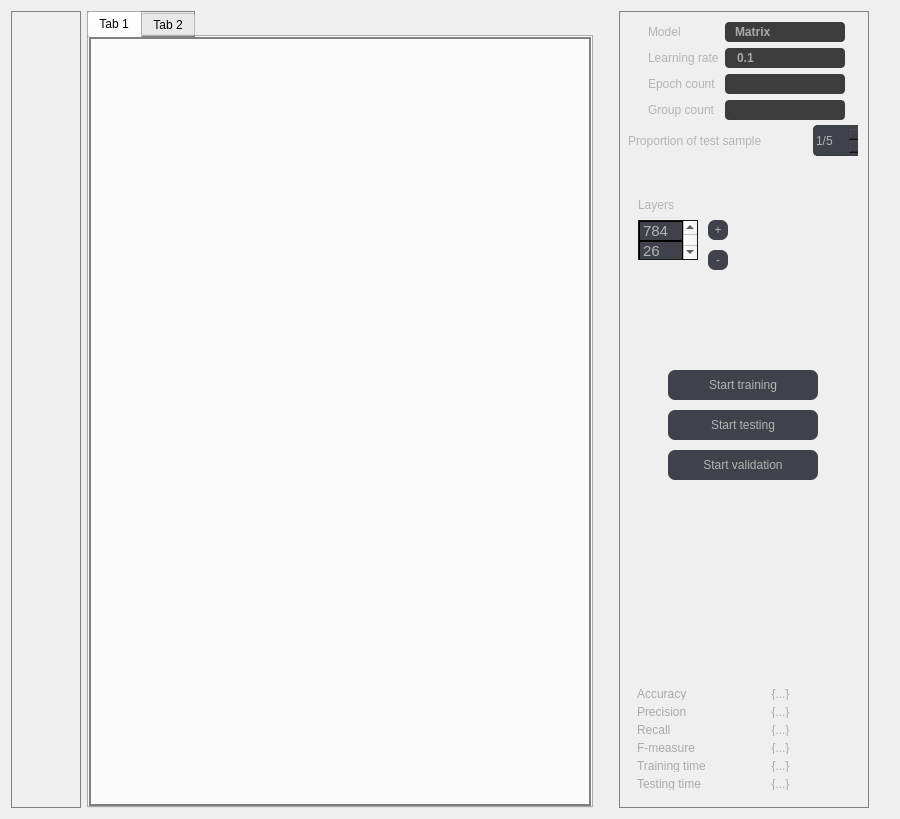
      <widget class="QWidget" name="mainTab">
       <attribute name="title">
        <string>Tab 1</string>
       </attribute>
       <layout class="QGridLayout" name="gridLayout_3">
        <item row="0" column="1" rowspan="3">
         <widget class="QTabWidget" name="tabDisplayWidget">
          <property name="sizePolicy">
           <sizepolicy hsizetype="Expanding" vsizetype="Expanding">
            <horstretch>0</horstretch>
            <verstretch>0</verstretch>
           </sizepolicy>
          </property>
          <property name="minimumSize">
           <size>
            <width>0</width>
            <height>0</height>
           </size>
          </property>
          <property name="maximumSize">
           <size>
            <width>16777215</width>
            <height>16777215</height>
           </size>
          </property>
          <property name="sizeIncrement">
           <size>
            <width>0</width>
            <height>0</height>
           </size>
          </property>
          <property name="focusPolicy">
           <enum>Qt::TabFocus</enum>
          </property>
          <property name="styleSheet">
           <string notr="true">border: 1px solid grey;</string>
          </property>
          <property name="tabShape">
           <enum>QTabWidget::Rounded</enum>
          </property>
          <property name="currentIndex">
           <number>0</number>
          </property>
          <property name="iconSize">
           <size>
            <width>16</width>
            <height>16</height>
           </size>
          </property>
          <property name="elideMode">
           <enum>Qt::ElideNone</enum>
          </property>
          <property name="tabBarAutoHide">
           <bool>false</bool>
          </property>
          <widget class="QWidget" name="graphWidget">
           <property name="sizePolicy">
            <sizepolicy hsizetype="Minimum" vsizetype="Minimum">
             <horstretch>0</horstretch>
             <verstretch>0</verstretch>
            </sizepolicy>
           </property>
           <property name="minimumSize">
            <size>
             <width>500</width>
             <height>525</height>
            </size>
           </property>
           <attribute name="title">
            <string>Tab 1</string>
           </attribute>
          </widget>
          <widget class="QWidget" name="paintWidget">
           <attribute name="title">
            <string>Tab 2</string>
           </attribute>
          </widget>
         </widget>
        </item>
        <item row="0" column="3" rowspan="3">
         <widget class="QWidget" name="mainWidget" native="true">
          <property name="minimumSize">
           <size>
            <width>250</width>
            <height>0</height>
           </size>
          </property>
          <property name="maximumSize">
           <size>
            <width>250</width>
            <height>16777215</height>
           </size>
          </property>
          <property name="styleSheet">
           <string notr="true">QWidget#mainWidget
{
	border: 1px solid grey;
}

QLabel
{
	border: 0px;
	color: #B4B4B4;
}

QLineEdit
{
	background-color: #3C3C3C;
	color: #AAAAAA;
	border-radius: 4px;
	padding-left: 10px;
	font-weight: bold;
}

QSpinBox
{
	color: #B4B4B4;
	background-color: #40424B;
	border: 1px solid #393C46;
	border-radius: 4;
}

QDoubleSpinBox
{
	color: #B4B4B4;
	background-color: #40424B;
	border: 1px solid #393C46;
	border-radius: 4;
}

QPushButton
{
	background-color:  #40424B;
	color: #B4B4B4;
	border: solid;
	border-radius: 6.5;
}

QPushButton::hover
{
	background-color: rgb(78, 80, 89);
}

QPushButton::pressed
{
	background-color:  #40424B;
}

QComboBox 
{
	background-color: #3C3C3C;
	color: #AAAAAA;
	border-radius: 4px;
	padding-left: 10px;
	font-weight: bold;
}

QComboBox::drop-down
{
	border: 0px;
}

QComboBox::down-arrow
{
	image: url(:/resources/images/Icons8_flat_expand.svg.png);
	width: 12px;
	height: 12px;
	margin-right: 15px;
}

QComboBox::hover
{
	border: 0.5px solid #CED4DA;
}
</string>
          </property>
          <layout class="QVBoxLayout" name="verticalLayout">
           <item>
            <widget class="QWidget" name="widget" native="true">
             <property name="sizePolicy">
              <sizepolicy hsizetype="Preferred" vsizetype="Preferred">
               <horstretch>0</horstretch>
               <verstretch>0</verstretch>
              </sizepolicy>
             </property>
             <property name="minimumSize">
              <size>
               <width>230</width>
               <height>470</height>
              </size>
             </property>
             <property name="maximumSize">
              <size>
               <width>230</width>
               <height>470</height>
              </size>
             </property>
             <property name="styleSheet">
              <string notr="true"/>
             </property>
             <widget class="QLabel" name="labelLayers">
              <property name="geometry">
               <rect>
                <x>10</x>
                <y>170</y>
                <width>44</width>
                <height>29</height>
               </rect>
              </property>
              <property name="styleSheet">
               <string notr="true"/>
              </property>
              <property name="text">
               <string>Layers</string>
              </property>
             </widget>
             <widget class="QListWidget" name="layersListWidget">
              <property name="geometry">
               <rect>
                <x>10</x>
                <y>200</y>
                <width>60</width>
                <height>40</height>
               </rect>
              </property>
              <property name="minimumSize">
               <size>
                <width>30</width>
                <height>40</height>
               </size>
              </property>
              <property name="maximumSize">
               <size>
                <width>60</width>
                <height>135</height>
               </size>
              </property>
              <property name="palette">
               <palette>
                <active>
                 <colorrole role="Button">
                  <brush brushstyle="SolidPattern">
                   <color alpha="255">
                    <red>30</red>
                    <green>30</green>
                    <blue>30</blue>
                   </color>
                  </brush>
                 </colorrole>
                 <colorrole role="Base">
                  <brush brushstyle="SolidPattern">
                   <color alpha="255">
                    <red>30</red>
                    <green>30</green>
                    <blue>30</blue>
                   </color>
                  </brush>
                 </colorrole>
                 <colorrole role="Window">
                  <brush brushstyle="SolidPattern">
                   <color alpha="255">
                    <red>30</red>
                    <green>30</green>
                    <blue>30</blue>
                   </color>
                  </brush>
                 </colorrole>
                </active>
                <inactive>
                 <colorrole role="Button">
                  <brush brushstyle="SolidPattern">
                   <color alpha="255">
                    <red>30</red>
                    <green>30</green>
                    <blue>30</blue>
                   </color>
                  </brush>
                 </colorrole>
                 <colorrole role="Base">
                  <brush brushstyle="SolidPattern">
                   <color alpha="255">
                    <red>30</red>
                    <green>30</green>
                    <blue>30</blue>
                   </color>
                  </brush>
                 </colorrole>
                 <colorrole role="Window">
                  <brush brushstyle="SolidPattern">
                   <color alpha="255">
                    <red>30</red>
                    <green>30</green>
                    <blue>30</blue>
                   </color>
                  </brush>
                 </colorrole>
                </inactive>
                <disabled>
                 <colorrole role="Button">
                  <brush brushstyle="SolidPattern">
                   <color alpha="255">
                    <red>30</red>
                    <green>30</green>
                    <blue>30</blue>
                   </color>
                  </brush>
                 </colorrole>
                 <colorrole role="Base">
                  <brush brushstyle="SolidPattern">
                   <color alpha="255">
                    <red>30</red>
                    <green>30</green>
                    <blue>30</blue>
                   </color>
                  </brush>
                 </colorrole>
                 <colorrole role="Window">
                  <brush brushstyle="SolidPattern">
                   <color alpha="255">
                    <red>30</red>
                    <green>30</green>
                    <blue>30</blue>
                   </color>
                  </brush>
                 </colorrole>
                </disabled>
               </palette>
              </property>
              <property name="font">
               <font>
                <pointsize>11</pointsize>
               </font>
              </property>
              <property name="styleSheet">
               <string notr="true">QListWidget::item
{
	border: 1px solid black;
	background-color:  #40424B;
	color: #B4B4B4;
}

QListWidget::item::hover
{
	background-color: rgb(78, 80, 89);
	color: #B4B4B4;
}

QListWidget::item::selected
{
	background-color: rgb(105, 107, 118);
	color: #B4B4B4;
}
</string>
              </property>
              <item>
               <property name="text">
                <string>784</string>
               </property>
               <property name="font">
                <font>
                 <italic>false</italic>
                 <kerning>true</kerning>
                </font>
               </property>
              </item>
              <item>
               <property name="text">
                <string>26</string>
               </property>
              </item>
             </widget>
             <widget class="QWidget" name="layoutWidget">
              <property name="geometry">
               <rect>
                <x>0</x>
                <y>0</y>
                <width>231</width>
                <height>101</height>
               </rect>
              </property>
              <layout class="QFormLayout" name="formLayout_3">
               <property name="labelAlignment">
                <set>Qt::AlignLeading|Qt::AlignLeft|Qt::AlignVCenter</set>
               </property>
               <property name="formAlignment">
                <set>Qt::AlignCenter</set>
               </property>
               <item row="0" column="0">
                <widget class="QLabel" name="labelModelSelection">
                 <property name="styleSheet">
                  <string notr="true"/>
                 </property>
                 <property name="text">
                  <string>Model</string>
                 </property>
                </widget>
               </item>
               <item row="0" column="1">
                <widget class="QComboBox" name="modelType">
                 <property name="minimumSize">
                  <size>
                   <width>120</width>
                   <height>20</height>
                  </size>
                 </property>
                 <property name="maximumSize">
                  <size>
                   <width>120</width>
                   <height>20</height>
                  </size>
                 </property>
                 <property name="font">
                  <font>
                   <pointsize>9</pointsize>
                   <bold>true</bold>
                  </font>
                 </property>
                 <property name="styleSheet">
                  <string notr="true"/>
                 </property>
                 <item>
                  <property name="text">
                   <string>Matrix</string>
                  </property>
                 </item>
                 <item>
                  <property name="text">
                   <string>Graph</string>
                  </property>
                 </item>
                </widget>
               </item>
               <item row="1" column="0">
                <widget class="QLabel" name="labelLearningRateMain">
                 <property name="maximumSize">
                  <size>
                   <width>16777215</width>
                   <height>16777215</height>
                  </size>
                 </property>
                 <property name="styleSheet">
                  <string notr="true"/>
                 </property>
                 <property name="text">
                  <string>Learning rate</string>
                 </property>
                </widget>
               </item>
               <item row="1" column="1">
                <widget class="QLineEdit" name="learningRate">
                 <property name="sizePolicy">
                  <sizepolicy hsizetype="Expanding" vsizetype="Fixed">
                   <horstretch>0</horstretch>
                   <verstretch>0</verstretch>
                  </sizepolicy>
                 </property>
                 <property name="minimumSize">
                  <size>
                   <width>120</width>
                   <height>20</height>
                  </size>
                 </property>
                 <property name="maximumSize">
                  <size>
                   <width>120</width>
                   <height>20</height>
                  </size>
                 </property>
                 <property name="font">
                  <font>
                   <pointsize>9</pointsize>
                   <bold>true</bold>
                  </font>
                 </property>
                 <property name="text">
                  <string>0.1</string>
                 </property>
                </widget>
               </item>
               <item row="2" column="0">
                <widget class="QLabel" name="labelNumberOfEpochs">
                 <property name="minimumSize">
                  <size>
                   <width>0</width>
                   <height>0</height>
                  </size>
                 </property>
                 <property name="maximumSize">
                  <size>
                   <width>16666</width>
                   <height>16666</height>
                  </size>
                 </property>
                 <property name="styleSheet">
                  <string notr="true"/>
                 </property>
                 <property name="text">
                  <string>Epoch count</string>
                 </property>
                </widget>
               </item>
               <item row="3" column="0">
                <widget class="QLabel" name="labelNumberOfGroups">
                 <property name="minimumSize">
                  <size>
                   <width>0</width>
                   <height>0</height>
                  </size>
                 </property>
                 <property name="styleSheet">
                  <string notr="true"/>
                 </property>
                 <property name="text">
                  <string>Group count</string>
                 </property>
                </widget>
               </item>
               <item row="2" column="1">
                <widget class="QLineEdit" name="numberOfEpochs">
                 <property name="sizePolicy">
                  <sizepolicy hsizetype="Expanding" vsizetype="Fixed">
                   <horstretch>0</horstretch>
                   <verstretch>0</verstretch>
                  </sizepolicy>
                 </property>
                 <property name="minimumSize">
                  <size>
                   <width>120</width>
                   <height>20</height>
                  </size>
                 </property>
                 <property name="maximumSize">
                  <size>
                   <width>120</width>
                   <height>20</height>
                  </size>
                 </property>
                 <property name="font">
                  <font>
                   <pointsize>9</pointsize>
                   <bold>true</bold>
                  </font>
                 </property>
                </widget>
               </item>
               <item row="3" column="1">
                <widget class="QLineEdit" name="numberOfGroups">
                 <property name="minimumSize">
                  <size>
                   <width>120</width>
                   <height>20</height>
                  </size>
                 </property>
                 <property name="maximumSize">
                  <size>
                   <width>120</width>
                   <height>20</height>
                  </size>
                 </property>
                 <property name="font">
                  <font>
                   <pointsize>9</pointsize>
                   <bold>true</bold>
                  </font>
                 </property>
                </widget>
               </item>
              </layout>
             </widget>
             <widget class="QPushButton" name="addLayerButton">
              <property name="geometry">
               <rect>
                <x>80</x>
                <y>200</y>
                <width>20</width>
                <height>20</height>
               </rect>
              </property>
              <property name="sizePolicy">
               <sizepolicy hsizetype="Minimum" vsizetype="Minimum">
                <horstretch>0</horstretch>
                <verstretch>0</verstretch>
               </sizepolicy>
              </property>
              <property name="minimumSize">
               <size>
                <width>20</width>
                <height>20</height>
               </size>
              </property>
              <property name="maximumSize">
               <size>
                <width>20</width>
                <height>20</height>
               </size>
              </property>
              <property name="text">
               <string>+</string>
              </property>
             </widget>
             <widget class="QPushButton" name="removeLayerButton">
              <property name="geometry">
               <rect>
                <x>80</x>
                <y>230</y>
                <width>20</width>
                <height>20</height>
               </rect>
              </property>
              <property name="sizePolicy">
               <sizepolicy hsizetype="Minimum" vsizetype="Minimum">
                <horstretch>0</horstretch>
                <verstretch>0</verstretch>
               </sizepolicy>
              </property>
              <property name="minimumSize">
               <size>
                <width>20</width>
                <height>20</height>
               </size>
              </property>
              <property name="maximumSize">
               <size>
                <width>20</width>
                <height>20</height>
               </size>
              </property>
              <property name="text">
               <string>-</string>
              </property>
             </widget>
             <widget class="QLabel" name="labelProportion">
              <property name="geometry">
               <rect>
                <x>0</x>
                <y>110</y>
                <width>181</width>
                <height>21</height>
               </rect>
              </property>
              <property name="text">
               <string>Proportion of test sample</string>
              </property>
             </widget>
             <widget class="QSpinBox" name="datasetProportion">
              <property name="geometry">
               <rect>
                <x>185</x>
                <y>105</y>
                <width>51</width>
                <height>31</height>
               </rect>
              </property>
              <property name="inputMethodHints">
               <set>Qt::ImhDigitsOnly</set>
              </property>
              <property name="readOnly">
               <bool>false</bool>
              </property>
              <property name="suffix">
               <string/>
              </property>
              <property name="prefix">
               <string>1/</string>
              </property>
              <property name="minimum">
               <number>5</number>
              </property>
              <property name="maximum">
               <number>100</number>
              </property>
              <property name="value">
               <number>5</number>
              </property>
             </widget>
             <widget class="QPushButton" name="startCrossValidationButton">
              <property name="geometry">
               <rect>
                <x>40</x>
                <y>430</y>
                <width>150</width>
                <height>30</height>
               </rect>
              </property>
              <property name="minimumSize">
               <size>
                <width>150</width>
                <height>30</height>
               </size>
              </property>
              <property name="maximumSize">
               <size>
                <width>150</width>
                <height>30</height>
               </size>
              </property>
              <property name="styleSheet">
               <string notr="true"/>
              </property>
              <property name="text">
               <string>Start validation</string>
              </property>
             </widget>
             <widget class="QPushButton" name="startTrainingButton">
              <property name="geometry">
               <rect>
                <x>40</x>
                <y>350</y>
                <width>150</width>
                <height>30</height>
               </rect>
              </property>
              <property name="minimumSize">
               <size>
                <width>150</width>
                <height>30</height>
               </size>
              </property>
              <property name="maximumSize">
               <size>
                <width>150</width>
                <height>30</height>
               </size>
              </property>
              <property name="styleSheet">
               <string notr="true"/>
              </property>
              <property name="text">
               <string>Start training</string>
              </property>
             </widget>
             <widget class="QPushButton" name="startTestButton">
              <property name="geometry">
               <rect>
                <x>40</x>
                <y>390</y>
                <width>150</width>
                <height>30</height>
               </rect>
              </property>
              <property name="minimumSize">
               <size>
                <width>150</width>
                <height>30</height>
               </size>
              </property>
              <property name="maximumSize">
               <size>
                <width>150</width>
                <height>30</height>
               </size>
              </property>
              <property name="styleSheet">
               <string notr="true"/>
              </property>
              <property name="text">
               <string>Start testing</string>
              </property>
             </widget>
            </widget>
           </item>
           <item>
            <spacer name="verticalSpacer">
             <property name="orientation">
              <enum>Qt::Vertical</enum>
             </property>
             <property name="sizeHint" stdset="0">
              <size>
               <width>20</width>
               <height>183</height>
              </size>
             </property>
            </spacer>
           </item>
           <item>
            <widget class="QWidget" name="informationWIdget" native="true">
             <property name="minimumSize">
              <size>
               <width>230</width>
               <height>120</height>
              </size>
             </property>
             <property name="maximumSize">
              <size>
               <width>230</width>
               <height>120</height>
              </size>
             </property>
             <property name="styleSheet">
              <string notr="true">QLabel
{
	border: 0px;
	color: #AAAAAA;
	font-size: 12px;
}

QToolTip
{
	font-size: 12px;
}</string>
             </property>
             <layout class="QHBoxLayout" name="horizontalLayout">
              <item>
               <layout class="QFormLayout" name="formLayout">
                <item row="0" column="0">
                 <widget class="QLabel" name="labelAccuracy">
                  <property name="font">
                   <font>
                    <pointsize>-1</pointsize>
                   </font>
                  </property>
                  <property name="styleSheet">
                   <string notr="true"/>
                  </property>
                  <property name="text">
                   <string>Accuracy</string>
                  </property>
                 </widget>
                </item>
                <item row="1" column="0">
                 <widget class="QLabel" name="labelPrecision">
                  <property name="font">
                   <font>
                    <pointsize>-1</pointsize>
                   </font>
                  </property>
                  <property name="styleSheet">
                   <string notr="true"/>
                  </property>
                  <property name="text">
                   <string>Precision</string>
                  </property>
                 </widget>
                </item>
                <item row="2" column="0">
                 <widget class="QLabel" name="labelRecall">
                  <property name="font">
                   <font>
                    <pointsize>-1</pointsize>
                   </font>
                  </property>
                  <property name="styleSheet">
                   <string notr="true"/>
                  </property>
                  <property name="text">
                   <string>Recall</string>
                  </property>
                 </widget>
                </item>
                <item row="3" column="0">
                 <widget class="QLabel" name="labelFMeasure">
                  <property name="font">
                   <font>
                    <pointsize>-1</pointsize>
                   </font>
                  </property>
                  <property name="styleSheet">
                   <string notr="true"/>
                  </property>
                  <property name="text">
                   <string>F-measure</string>
                  </property>
                 </widget>
                </item>
                <item row="4" column="0">
                 <widget class="QLabel" name="labelTrainingTime">
                  <property name="font">
                   <font>
                    <pointsize>-1</pointsize>
                   </font>
                  </property>
                  <property name="styleSheet">
                   <string notr="true"/>
                  </property>
                  <property name="text">
                   <string>Training time</string>
                  </property>
                 </widget>
                </item>
                <item row="1" column="1">
                 <widget class="QLabel" name="precisionValue">
                  <property name="toolTipDuration">
                   <number>0</number>
                  </property>
                  <property name="styleSheet">
                   <string notr="true"/>
                  </property>
                  <property name="text">
                   <string>{...}</string>
                  </property>
                  <property name="alignment">
                   <set>Qt::AlignCenter</set>
                  </property>
                 </widget>
                </item>
                <item row="0" column="1">
                 <widget class="QLabel" name="accuracyValue">
                  <property name="text">
                   <string>{...}</string>
                  </property>
                  <property name="alignment">
                   <set>Qt::AlignCenter</set>
                  </property>
                 </widget>
                </item>
                <item row="2" column="1">
                 <widget class="QLabel" name="recallValue">
                  <property name="text">
                   <string>{...}</string>
                  </property>
                  <property name="alignment">
                   <set>Qt::AlignCenter</set>
                  </property>
                 </widget>
                </item>
                <item row="3" column="1">
                 <widget class="QLabel" name="fMeasureValue">
                  <property name="text">
                   <string>{...}</string>
                  </property>
                  <property name="alignment">
                   <set>Qt::AlignCenter</set>
                  </property>
                 </widget>
                </item>
                <item row="4" column="1">
                 <widget class="QLabel" name="trainingTimeValue">
                  <property name="text">
                   <string>{...}</string>
                  </property>
                  <property name="alignment">
                   <set>Qt::AlignCenter</set>
                  </property>
                 </widget>
                </item>
                <item row="5" column="0">
                 <widget class="QLabel" name="labelTestingTime">
                  <property name="font">
                   <font>
                    <pointsize>-1</pointsize>
                   </font>
                  </property>
                  <property name="styleSheet">
                   <string notr="true"/>
                  </property>
                  <property name="text">
                   <string>Testing time</string>
                  </property>
                 </widget>
                </item>
                <item row="5" column="1">
                 <widget class="QLabel" name="testingTimeValue">
                  <property name="text">
                   <string>{...}</string>
                  </property>
                  <property name="alignment">
                   <set>Qt::AlignCenter</set>
                  </property>
                 </widget>
                </item>
               </layout>
              </item>
             </layout>
            </widget>
           </item>
          </layout>
         </widget>
        </item>
        <item row="0" column="2">
         <spacer name="horizontalSpacer_5">
          <property name="orientation">
           <enum>Qt::Horizontal</enum>
          </property>
          <property name="sizeType">
           <enum>QSizePolicy::Fixed</enum>
          </property>
          <property name="sizeHint" stdset="0">
           <size>
            <width>20</width>
            <height>20</height>
           </size>
          </property>
         </spacer>
        </item>
        <item row="0" column="4">
         <spacer name="horizontalSpacer_3">
          <property name="orientation">
           <enum>Qt::Horizontal</enum>
          </property>
          <property name="sizeType">
           <enum>QSizePolicy::Fixed</enum>
          </property>
          <property name="sizeHint" stdset="0">
           <size>
            <width>20</width>
            <height>20</height>
           </size>
          </property>
         </spacer>
        </item>
        <item row="0" column="0" rowspan="3">
         <widget class="QWidget" name="tabWidget" native="true">
          <property name="minimumSize">
           <size>
            <width>70</width>
            <height>0</height>
           </size>
          </property>
          <property name="maximumSize">
           <size>
            <width>70</width>
            <height>16777215</height>
           </size>
          </property>
          <property name="styleSheet">
           <string notr="true">QWidget#tabWidget
{
	border: 1px solid grey;
}</string>
          </property>
          <layout class="QVBoxLayout" name="verticalLayout_6">
           <item>
            <layout class="QVBoxLayout" name="tabVerticalLayout"/>
           </item>
          </layout>
         </widget>
        </item>
       </layout>
      </widget>
